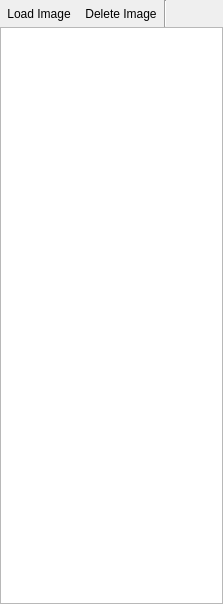
       <widget class="QWidget" name="ImagePage" >
        <property name="geometry" >
         <rect>
          <x>0</x>
          <y>0</y>
          <width>201</width>
          <height>604</height>
         </rect>
        </property>
        <attribute name="label" >
         <string>Images</string>
        </attribute>
        <attribute name="icon" >
         <iconset resource="../images/openlp-2.qrc" >
          <normaloff>:/media/media_image.png</normaloff>:/media/media_image.png</iconset>
        </attribute>
        <layout class="QVBoxLayout" name="ImagesLayout" >
         <property name="spacing" >
          <number>0</number>
         </property>
         <property name="margin" >
          <number>0</number>
         </property>
         <item>
          <widget class="QWidget" native="1" name="ImageToolbar" >
           <layout class="QHBoxLayout" name="ImageToolbarLayout" >
            <property name="spacing" >
             <number>0</number>
            </property>
            <property name="margin" >
             <number>0</number>
            </property>
            <item>
             <widget class="QToolButton" name="ImageLoadItem" >
              <property name="toolTip" >
               <string>Load image(s)</string>
              </property>
              <property name="statusTip" >
               <string>Load image(s)</string>
              </property>
              <property name="text" >
               <string>Load Image</string>
              </property>
              <property name="icon" >
               <iconset resource="../images/openlp-2.qrc" >
                <normaloff>:/images/image_load.png</normaloff>:/images/image_load.png</iconset>
              </property>
              <property name="iconSize" >
               <size>
                <width>20</width>
                <height>20</height>
               </size>
              </property>
              <property name="autoRaise" >
               <bool>true</bool>
              </property>
             </widget>
            </item>
            <item>
             <widget class="QToolButton" name="ImageDeleteItem" >
              <property name="toolTip" >
               <string>Remove selected image(s)</string>
              </property>
              <property name="statusTip" >
               <string>Remove selected image(s)</string>
              </property>
              <property name="text" >
               <string>Delete Image</string>
              </property>
              <property name="icon" >
               <iconset resource="../images/openlp-2.qrc" >
                <normaloff>:/images/image_delete.png</normaloff>:/images/image_delete.png</iconset>
              </property>
              <property name="iconSize" >
               <size>
                <width>20</width>
                <height>20</height>
               </size>
              </property>
              <property name="autoRaise" >
               <bool>true</bool>
              </property>
             </widget>
            </item>
            <item>
             <widget class="Line" name="ImageLine" >
              <property name="orientation" >
               <enum>Qt::Vertical</enum>
              </property>
             </widget>
            </item>
            <item>
             <widget class="QToolButton" name="ImageLiveItem" >
              <property name="toolTip" >
               <string>Send selected image to live</string>
              </property>
              <property name="statusTip" >
               <string>Send selected image to live</string>
              </property>
              <property name="text" >
               <string/>
              </property>
              <property name="icon" >
               <iconset resource="../images/openlp-2.qrc" >
                <normaloff>:/system/system_live.png</normaloff>:/system/system_live.png</iconset>
              </property>
              <property name="iconSize" >
               <size>
                <width>20</width>
                <height>20</height>
               </size>
              </property>
              <property name="autoRaise" >
               <bool>true</bool>
              </property>
             </widget>
            </item>
            <item>
             <widget class="QToolButton" name="ImageAddItem" >
              <property name="toolTip" >
               <string>Add selected image(s) to service</string>
              </property>
              <property name="statusTip" >
               <string>Add selected image(s) to service</string>
              </property>
              <property name="text" >
               <string/>
              </property>
              <property name="icon" >
               <iconset resource="../images/openlp-2.qrc" >
                <normaloff>:/system/system_add.png</normaloff>:/system/system_add.png</iconset>
              </property>
              <property name="iconSize" >
               <size>
                <width>20</width>
                <height>20</height>
               </size>
              </property>
              <property name="autoRaise" >
               <bool>true</bool>
              </property>
             </widget>
            </item>
            <item>
             <spacer name="ImageToolbarSpacer" >
              <property name="orientation" >
               <enum>Qt::Horizontal</enum>
              </property>
              <property name="sizeHint" stdset="0" >
               <size>
                <width>105</width>
                <height>20</height>
               </size>
              </property>
             </spacer>
            </item>
           </layout>
          </widget>
         </item>
         <item>
          <widget class="QListWidget" name="ImageListView" />
         </item>
        </layout>
       </widget>
